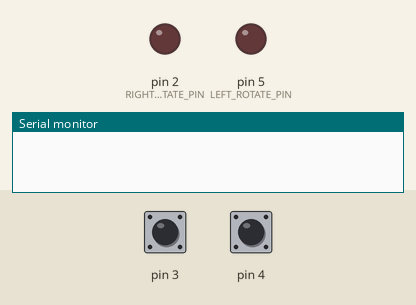
Bench run of a sketch on a simulated Arduino Nano, built with avr-gcc and run on an emulated ATmega328P. On the bench: output pins drawn as LEDs (lit = HIGH), the last lines printed to the serial monitor. The test bench sets the inputs (shaded band); at power-on: pin 4 HIGH, pin 3 HIGH.

Above: at 1.2 s.
1.3 s: pin 4 pulled LOW for 0.15 s
At 1.9 s:
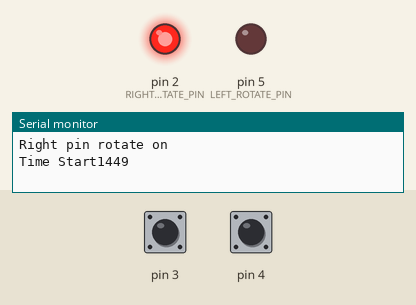
2.9 s: pin 3 pulled LOW for 0.15 s
At 4.2 s:
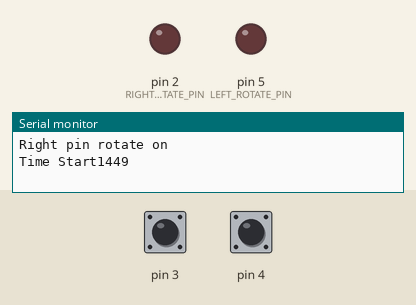
4.5 s: pin 4 pulled LOW for 1 s
At 21.8 s:
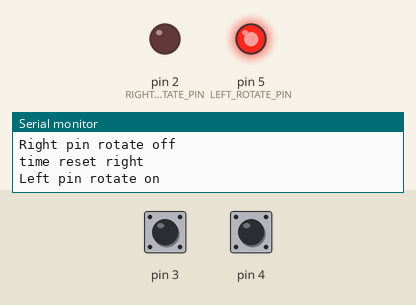
Timing chart, 0 to 52.0 s (numbered marks = the images above; inputs shaded):
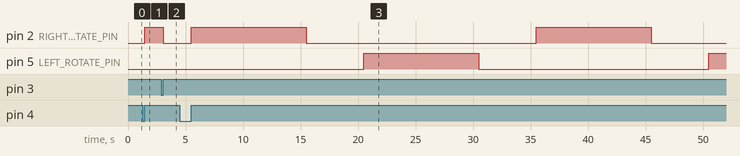

Measured:
- after the input at 1.3 s, pin 2 (RIGHT_ROTATE_PIN): LOW → HIGH after 0.15 s
- after the input at 2.9 s, pin 2 (RIGHT_ROTATE_PIN): HIGH → LOW after 0.15 s
- after the input at 4.5 s, pin 2 (RIGHT_ROTATE_PIN): alternates HIGH for 10.0 s and LOW for 20.0 s, starting after 1.0 s; pin 5 (LEFT_ROTATE_PIN): LOW → HIGH after 16.0 s, → LOW 10.0 s later, → HIGH 20.0 s later

The sketch:

sketch.ino
```cpp
#include <JC_Button.h>

#define LEFT_ROTATE_PIN 5
#define RIGHT_ROTATE_PIN 2
#define START_PUSH_BUTTON 4
#define STOP_PUSH_BUTTON 3
#define FIRST_CHECK_PIN 6
#define SECOND_CHECK_PIN 7
#define WASHING_DELAY 10000
#define WASHING_HOLD_DELAY 15000
#define COUNTER_REVS 6

// pin assignments and button def
const byte START_BUTTON_PIN(START_PUSH_BUTTON);
const byte STOP_BUTTON_PIN(STOP_PUSH_BUTTON);
Button StartBtn(START_BUTTON_PIN, true);       // define the button
Button StopBtn(STOP_BUTTON_PIN, true);

static uint32_t time_start = 0;
static uint8_t right_rotate_pin = 0;
static uint8_t left_rotate_pin = 0;
static uint8_t dir = 0;
static uint8_t counter = 0;
static uint8_t complete = 0;
static uint8_t start = 0;
static uint8_t time_taken = 0;

void setup() {
  // put your setup code here, to run once:
  Serial.begin(9600);
  StartBtn.begin();       // define the button
  StopBtn.begin();       // define the button
  pinMode(LEFT_ROTATE_PIN, OUTPUT);
  pinMode(RIGHT_ROTATE_PIN, OUTPUT);

}

void loop() {
  // put your main code here, to run repeatedly:
  StartBtn.read();
  StopBtn.read();

  if (StartBtn.wasReleased()){
    start = 1;
    complete = 0;
  }
  if(StopBtn.wasReleased()){
    start = 0;
    complete = 1;
    time_taken = 0;
  }

  if(complete != 1 && start == 1){

    // Serial.print("Direction: ");
    // Serial.println(dir);
    // Serial.print("Start: ");
    // Serial.println(start);

    if(dir == 0){ //Check the direction selected
      if(time_taken != 1){ // Check whether new time has been declared. Runs if time hasn't been declared
        Serial.println("Right pin rotate on");
        digitalWrite(RIGHT_ROTATE_PIN, HIGH); // Turn on right rotation pin
        time_start = millis(); //Note the time at start to measure the timer
        Serial.print("Time Start");
        Serial.println(time_start);
        time_taken = 1;
        right_rotate_pin = 1;
      }

      if(millis()-time_start > WASHING_DELAY && millis()- time_start < WASHING_HOLD_DELAY && right_rotate_pin == 1){
        digitalWrite(RIGHT_ROTATE_PIN, LOW);
        right_rotate_pin = 0;
        Serial.println("Right pin rotate off");
      }

      if(millis()-time_start > WASHING_HOLD_DELAY){
        Serial.println("time reset right");
        time_taken = 0;
        dir = 1;
        counter++;
      }
    }

    if(dir == 1){
      if(time_taken != 1){
        digitalWrite(LEFT_ROTATE_PIN, HIGH);
        time_start = millis();
        time_taken = 1;
        left_rotate_pin = 1;
        Serial.println("Left pin rotate on");
      }

      if(millis()-time_start > WASHING_DELAY && millis()-time_start < WASHING_HOLD_DELAY && left_rotate_pin == 1){
        digitalWrite(LEFT_ROTATE_PIN, LOW);
        left_rotate_pin = 0;
        Serial.println("Left pin rotate off");
      }

      if(millis()-time_start > WASHING_HOLD_DELAY){
        time_taken = 0;
        dir = 0;
        counter++;
        Serial.println("time reset left");
      }
    }
  }
  // Stop the  washing process if called upon by stop button or completion
  if(start == 0){
    digitalWrite(LEFT_ROTATE_PIN, LOW);
    digitalWrite(RIGHT_ROTATE_PIN, LOW);
    right_rotate_pin = 0;
    left_rotate_pin = 0;
  }
  // Check counter value to stop the washing process
  if(counter >COUNTER_REVS){
    complete = 1;
    start = 0;
    counter = 0;
    Serial.print("Washing Completed");
  }
}
```
